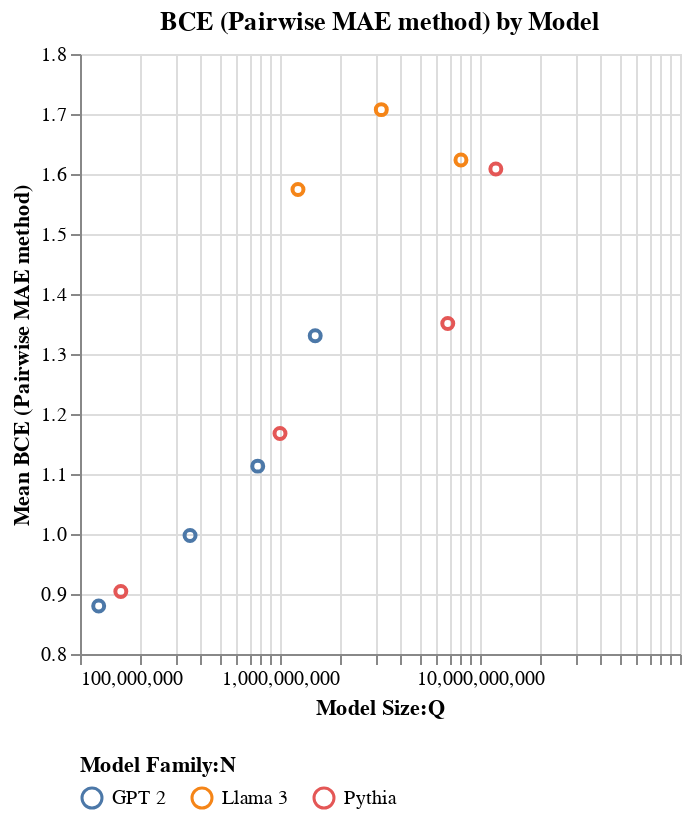

Notebook code for this chart:
### Code cell
config = VisualisationConfig(
    plot_fn=alt.Chart.mark_point,
    fig_title="BCE (Pairwise MAE method) by Model",
    x_category="Model Size:Q",
    y_category="mean(BCE (Pairwise MAE)):Q",
    color_category="Model Family:N",
    tooltip_fields=[
        alt.Tooltip("Language Model:N", title="Model"),
        alt.Tooltip("Model Family:N", title="Family"),
        alt.Tooltip("mean(BCE (Pairwise MAE)):Q", title="Mean BCE", format=".3f"),
        alt.Tooltip("median():Q", title="Median", format=".3f"),
        alt.Tooltip("mean():Q", title="Mean", format=".3f"),
        alt.Tooltip("count():Q", title="Count", format="d"),
    ],
    titles={
        "mean(BCE (Pairwise MAE)):Q": "Mean BCE (Pairwise MAE method)",
        "model_name": "Language Model",
    },
    scale={
        "Model Size:Q": {"type": "log"},
        "mean(BCE (Pairwise MAE)):Q": {"zero": False},
    },
    chart_properties={
        "resolve": {"scale": {"x": "independent", "y": "shared"}},
    },
    legend_config={"columns": 5, "orient": "bottom"},
)

chart_mse = visualize(bce_mae_analyzer.df, config=config)

chart_mse.show()

### Figure 1 — Vega specification as saved in the notebook (floating-point values rounded to 4 significant figures)
{"$schema": "https://vega.github.io/schema/vega/v5.json", "data": [{"name": "source_0", "values": [{"Language Model": "GPT-2-S", "Model Family": "GPT 2", "Model Size": 124000000.0, "__count": 396, "mean_BCE (Pairwise MAE)": 0.88}, {"Language Model": "GPT-2-M", "Model Family": "GPT 2", "Model Size": 355000000.0, "__count": 396, "mean_BCE (Pairwise MAE)": 0.9974}, {"Language Model": "GPT-2-L", "Model Family": "GPT 2", "Model Size": 774000000.0, "__count": 396, "mean_BCE (Pairwise MAE)": 1.113}, {"Language Model": "GPT-2-XL", "Model Family": "GPT 2", "Model Size": 1500000000.0, "__count": 396, "mean_BCE (Pairwise MAE)": 1.33}, {"Language Model": "Llama3.2-1B", "Model Family": "Llama 3", "Model Size": 1230000000.0, "__count": 396, "mean_BCE (Pairwise MAE)": 1.574}, {"Language Model": "Llama3.2-3B", "Model Family": "Llama 3", "Model Size": 3210000000.0, "__count": 396, "mean_BCE (Pairwise MAE)": 1.707}, {"Language Model": "Llama3.1-8B", "Model Family": "Llama 3", "Model Size": 8030000000.0, "__count": 396, "mean_BCE (Pairwise MAE)": 1.623}, {"Language Model": "Pythia-160M", "Model Family": "Pythia", "Model Size": 160000000.0, "__count": 396, "mean_BCE (Pairwise MAE)": 0.9043}, {"Language Model": "Pythia-1B", "Model Family": "Pythia", "Model Size": 1000000000.0, "__count": 396, "mean_BCE (Pairwise MAE)": 1.167}, {"Language Model": "Pythia-6.9B", "Model Family": "Pythia", "Model Size": 6900000000.0, "__count": 396, "mean_BCE (Pairwise MAE)": 1.351}, {"Language Model": "Pythia-12B", "Model Family": "Pythia", "Model Size": 12000000000.0, "__count": 396, "mean_BCE (Pairwise MAE)": 1.608}]}, {"name": "source_0_y_domain_mean_BCE (Pairwise MAE)", "values": [{"min": 0.88, "max": 1.707}]}, {"name": "source_0_color_domain_Model Family", "values": [{"Model Family": "GPT 2"}, {"Model Family": "Llama 3"}, {"Model Family": "Pythia"}]}], "marks": [{"type": "symbol", "name": "marks", "from": {"data": "source_0"}, "encode": {"update": {"fill": {"value": "transparent"}, "y": {"field": "mean_BCE (Pairwise MAE)", "scale": "y"}, "x": {"field": "Model Size", "scale": "x"}, "tooltip": {"signal": "{\"Model\": isValid(datum[\"Language Model\"]) ? datum[\"Language Model\"] : \"\"+datum[\"Language Model\"], \"Family\": isValid(datum[\"Model Family\"]) ? datum[\"Model Family\"] : \"\"+datum[\"Model Family\"], \"Mean BCE\": format(datum[\"mean_BCE (Pairwise MAE)\"], \".3f\"), \"Count\": format(datum[\"__count\"], \"d\")}"}, "stroke": {"field": "Model Family", "scale": "color"}}}, "style": ["point"]}], "scales": [{"name": "x", "type": "log", "domain": {"data": "source_0", "field": "Model Size"}, "range": [0, {"signal": "width"}], "nice": true}, {"name": "y", "type": "linear", "domain": [{"signal": "(data(\"source_0_y_domain_mean_BCE (Pairwise MAE)\")[0] || {}).min"}, {"signal": "(data(\"source_0_y_domain_mean_BCE (Pairwise MAE)\")[0] || {}).max"}], "range": [{"signal": "height"}, 0], "zero": false, "nice": true}, {"name": "color", "type": "ordinal", "domain": {"data": "source_0_color_domain_Model Family", "field": "Model Family"}, "range": "category"}], "axes": [{"scale": "x", "maxExtent": 0, "grid": true, "minExtent": 0, "ticks": false, "zindex": 0, "orient": "bottom", "domain": false, "aria": false, "labels": false, "gridScale": "y"}, {"scale": "y", "zindex": 0, "domain": false, "gridScale": "x", "orient": "left", "grid": true, "labels": false, "minExtent": 0, "maxExtent": 0, "ticks": false, "aria": false, "tickCount": {"signal": "ceil(height/40)"}}, {"scale": "x", "zindex": 0, "orient": "bottom", "title": "Model Size:Q", "labelFlush": true, "grid": false, "labelOverlap": "greedy"}, {"scale": "y", "grid": false, "zindex": 0, "orient": "left", "title": "Mean BCE (Pairwise MAE method)", "labelOverlap": true, "tickCount": {"signal": "ceil(height/40)"}}], "title": {"text": "BCE (Pairwise MAE method) by Model", "frame": "group"}, "style": "cell", "background": "white", "width": 300, "legends": [{"columns": 5, "orient": "bottom", "title": "Model Family:N", "stroke": "color", "direction": "horizontal", "symbolType": "circle", "encode": {"symbols": {"update": {"fill": {"value": "transparent"}}}}}], "padding": 5, "height": 300}
